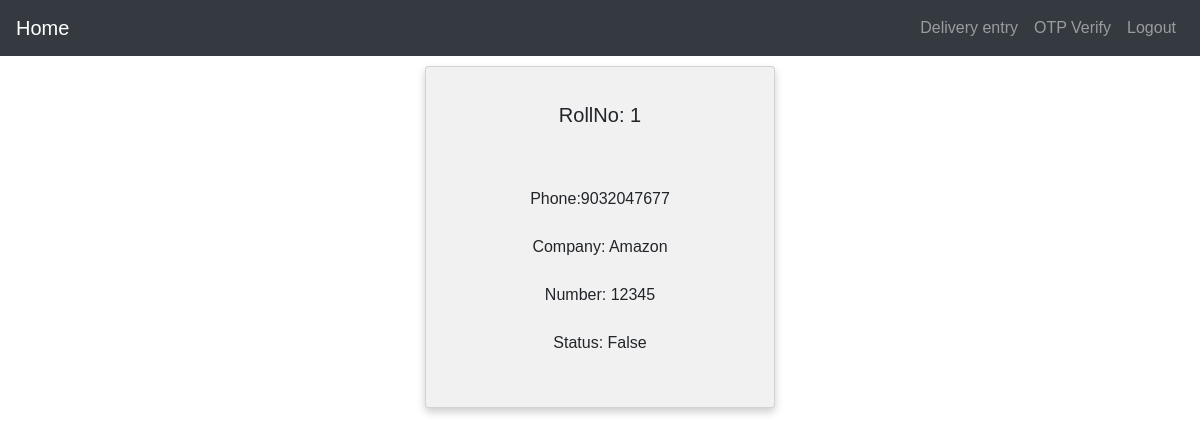
/Mailroom/40/ (signed in), run on the app's committed database.
### Mailroom/models.py (models this page shows, shortened)
class Package(models.Model):
    Number=models.IntegerField(blank=False)
    Company=models.CharField(max_length=50,blank=False)
    RollNo=models.CharField(max_length=30,blank=False)
    Phone=models.IntegerField(max_length=12,blank=False)
    OTP=models.CharField(max_length=7,blank=True)
    Status=models.BooleanField(default=False)

### Mailroom/views.py (the view)
# urls.py: url(r'^(?P<pk>[0-9]+)/$', views.package, name="package.html"),
def package(request,pk):
    if request.user.is_authenticated:
        Package=models.Package.objects.get(pk=pk)
        return render(request, 'Mailroom/package.html',{'Package':Package})
    else:
        return Httpresponse("You need to login to access these Packages")

### Mailroom/templates/Mailroom/package.html (shortened to what this page needs)
{% extends 'Mailroom/Nav.html' %}
{% block content %}
<center>
<div class="col-md-4" ng-controller="ContentCtrl" ng-app="first_module">
<div class="card" style="width:350px;margin:10px;" >
<div class="card-body">
  <center><h5 class="card-title">RollNo: {{Package.RollNo}}</h5>
    <p>
      <br></br>Phone:{{Package.Phone}}
      <br></br>Company: {{Package.Company}}
      <br></br>Number: {{Package.Number}}
    <br></br>Status: {{Package.Status}}</center>
  </div>
</div>
</div>
</center>
{% endblock %}

### Mailroom/templates/Mailroom/package.html (style rules this page uses)
* { box-sizing: border-box; }
body { font-family: Arial, Helvetica, sans-serif; }
.card { box-shadow: 0 4px 8px 0 rgba(0, 0, 0, 0.2); padding: 16px; text-align: center; background-color: #f1f1f1; }

### data on the page
Package: RollNo "1", Phone "9032047677", Company "Amazon", Number "12345", Status "False"
